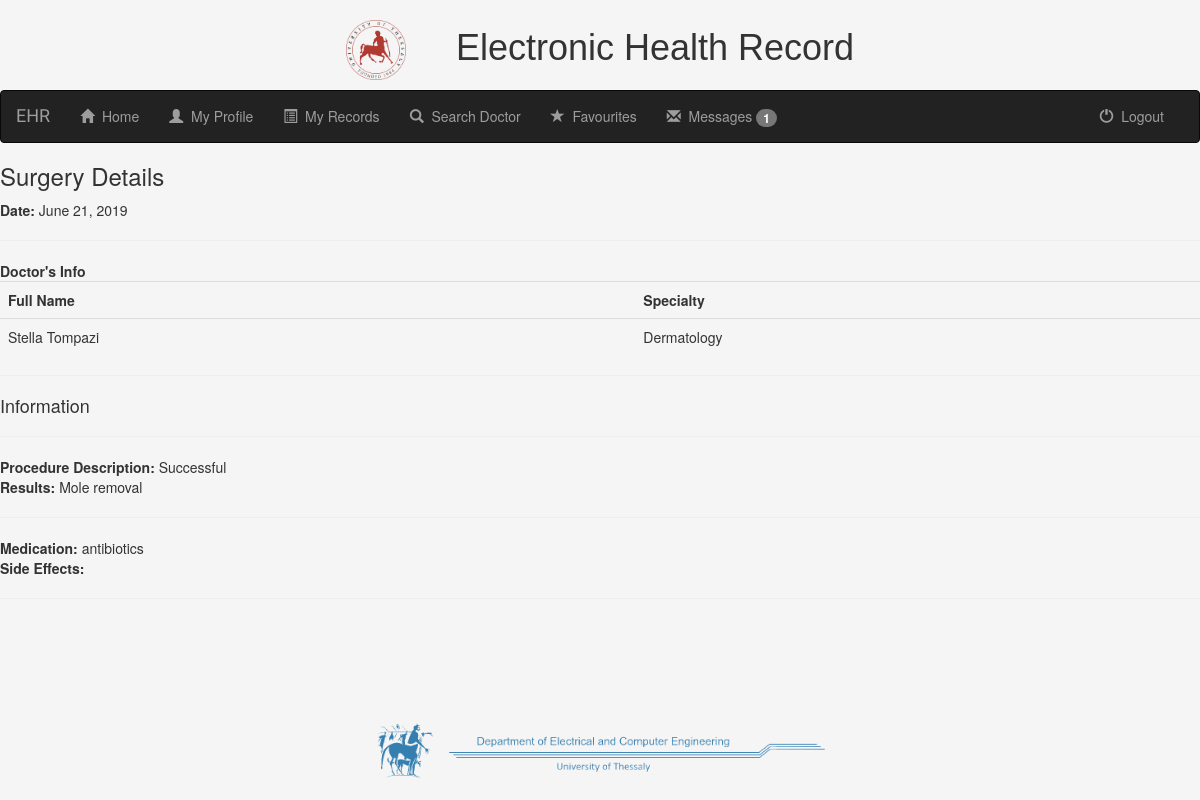
The page /my_mr/surgery_detail/10/ (signed in) on the database its author committed.
### mr/models.py (models this page shows, shortened)
class Surgery(models.Model):
    patient = models.ForeignKey(PatientProfile, on_delete=models.CASCADE)
    doctor = models.ForeignKey(UserProfile, on_delete=models.CASCADE)
    date = models.DateField(null=False, default=date.today)
    procedure_description = models.CharField(max_length=5000, blank=True)
    result_description = models.CharField(max_length=5000, blank=True)
    medication = models.CharField(max_length=500, blank=True)
    side_effects = models.CharField(max_length=1000, blank=True)
    secret_note = models.CharField(max_length=1000, blank=True)

class UserProfile(models.Model):
    user = models.OneToOneField(User, on_delete=models.CASCADE)
    specialties_list = (
        ('Accident_and_Emergency_Medicine', 'Accident and Emergency Medicine'),
        ('Allergiology', 'Allergiology'),
        ('Anesthetics', 'Anesthetics'),
        ('Cardiology', 'Cardiology'),
        ('Child_Psychiatry', 'Child Psychiatry'),
        ('Clinical_Biology', 'Clinical Biology'),
        ('Clinical_Chemistry', 'Clinical Chemistry'),
        ('Clinical_Neurophysiology', 'Clinical Neurophysiology'),
        ('Dental_Oral_Maxillo-facial_surgery', 'Dental, Oral and Maxillo-facial Surgery'),
        ('Dermato-Venereology', 'Dermato-Venereology'),
        ('Dermatology', 'Dermatology'),
        ('Endocrinology', 'Endocrinology'),
        ('Family_and_general_Medicine', 'Family and General Medicine'),
        ('Fictional_Medical_Specialist', 'Fictional Medical Specialist'),
        ('Gastro-enterologic_Surgery', 'Gastro-enterologic Surgery'),
        ('Gastroenterology', 'Gastroenterology'),
        ('General_Hematology', 'General Hematology'),
        ('General_Practice', 'General Practice'),
        ('General_Surgery', 'General Surgery'),
        ('Geriatrics', 'Geriatrics'),
        ('Immunology', 'Immunology'),
        ('Infectious_Diseases', 'Infectious Diseases'),
        ('Internal_Medicine', 'Internal Medicine'),
        ('Laboratory_Medicine', 'Laboratory Medicine'),
        ('Maxillo-facial_Surgery', 'Maxillo-facial Surgery'),
        ('Microbiology', 'Microbiology'),
        ('Nephrology', 'Nephrology'),
        ('Neuro-psychiatry', 'Neuro-psyciatry'),
        ('Neurosurgery', 'Neurosurgery'),
        ('Nuclear_Medicine', 'Nuclear Medicine'),
        ('Obstetrics_and_Gynecology', 'Obstetrics and Gynecology'),
        ('Occupational_Medicine', 'Occupational Medicine'),
        ('Opthalmology', 'Ophtalmology'),
        ('Orthopaedics', 'Orthopaedics'),
        ('Otorhinolaryngology', 'Otorhinolaryngology'),
        ('Paediatrics', 'Paediatrics'),
        ('Paediatrics_Surgery', 'Paediatrics Surgery'),
        ('Pathology', 'Pathology'),
        ('Physical_Medicine_and_Rehabilitation', 'Physical Medicine and Rehabilitation'),
        ('Plastic_Surgery', 'Plastic Surgery'),
        ('Pneumology', 'Pneumology'),
        ('Podiatric_Surgery', 'Podiatric Surgery'),
        ('Psychiatry', 'Psychiatry'),
        ('Public_health_and_Preventive_Medicine', 'Public Health and Preventive Medicine'),
        ('Radiation_Oncology', 'Radiation Oncology'),
        ('Respiratory_Medicine', 'Respiratory Medicine'),
        ('Rheumatogoly', 'Rheumatology'),
        ('Stomatology', 'Stomatology'),
        ('Thoragic_Surgery', 'Thoragic Surgery'),
        ('Tropical_Medicine', 'Tropical Medicine'),
        ('Urology', 'Urology'),
        ('Vascular_Surgery', 'Vascular Surgery'),
        ('Venereology', 'Venereology')
    )
    specialty = models.CharField(max_length=100, choices=specialties_list, default='General_Practice')
    city = models.CharField(max_length=50, blank=True)
    address = models.CharField(max_length=50, blank=True)
    phone = models.CharField(max_length=12, blank=True)

### my_mr/views.py (the view)
# urls.py: path('surgery_detail/<int:pk>/', views.surgery_detail.as_view(), name='surgery_detail'),
class surgery_detail(generic.DetailView):
    model = Surgery
    template_name = 'my_mr/surgery_detail.html'
    def get_context_data(self, **kwargs):
        context = super(surgery_detail, self).get_context_data(**kwargs)
        context['received_messages'] = Message.objects.filter(receiver=self.request.user, was_read=False)
        return context

### my_mr/templates/my_mr/surgery_detail.html
{% extends 'my_mr/base.html' %}
{% block body_block %}
<h3>Surgery Details</h3>
<strong>Date:</strong> {{ surgery.date }}
<hr>
<strong>Doctor's Info</strong>
<table class="table">
    <tr>
        <th>Full Name</th>
        <th>Specialty</th>
    </tr>
    <tr>
        <td>{{ surgery.doctor.user.get_full_name }}</td>
        <td>{{ surgery.doctor.get_specialty_display }}</td>
    </tr>
</table>
<hr>
<h4>Information</h4>
<hr>
<strong>Procedure Description:</strong> {{ surgery.procedure_description }}
<br>
<strong>Results:</strong> {{ surgery.result_description }}
<hr>
<strong>Medication:</strong> {{ surgery.medication }}
<br>
<strong>Side Effects:</strong> {{ surgery.side_effects }}
<hr>
{% endblock %}

### mr/static/mr/css/style.css (style rules this page uses)
body { background-color: whitesmoke; height: 90%; margin-bottom: 10%; }

### rows shown on the page
Surgery: date "June 21, 2019", doctor.user.get_full_name "Stella Tompazi", doctor.specialty "Dermatology", procedure_description "Successful", result_description "Mole removal", medication "antibiotics"

### other values the page prints
{{ received_messages.count }} "1"
